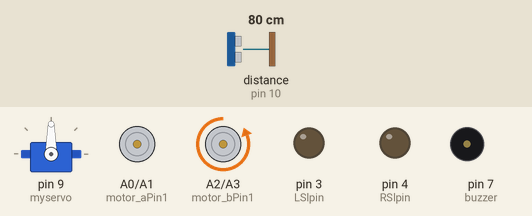
Simulated run of this sketch. Board: Arduino Uno, built with avr-gcc and run on an emulated ATmega328P. Shown: servo, motor-driver pin pairs drawn as motors (green arrow = first pin HIGH = forward, orange = second pin HIGH = backward, longer = more drive, scaled by the enable pin), output pins drawn as LEDs (lit = HIGH), buzzer (waves = sounding, pin HIGH). Inputs (shaded band) come from the test bench; at power-on: distance to the obstacle (sensor on pin 10) 80 cm. The echo pulse lasts 58.3 µs per cm; what the sketch prints to the serial monitor is not drawn.

Above: at 1.4 s.
1.5 s: distance to the obstacle (sensor on pin 10) set to 48 cm
4.5 s: distance to the obstacle (sensor on pin 10) set to 38 cm
At 5.7 s:
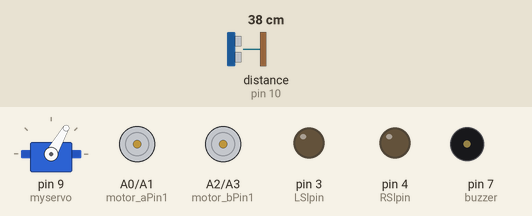
7.5 s: distance to the obstacle (sensor on pin 10) set to 60 cm
At 10.2 s:
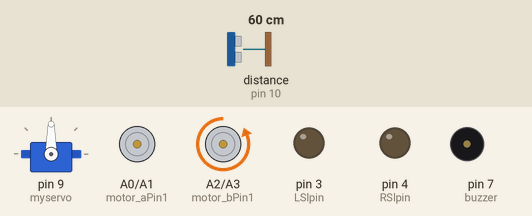
10.5 s: distance to the obstacle (sensor on pin 10) set to 2 cm
At 12.8 s:
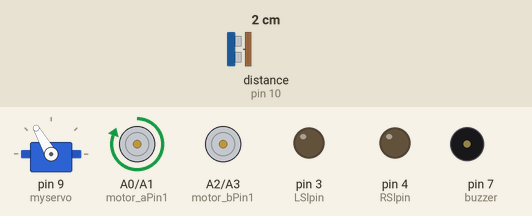
13.5 s: distance to the obstacle (sensor on pin 10) set to 13 cm
16.5 s: distance to the obstacle (sensor on pin 10) set to 16 cm
At 19.2 s:
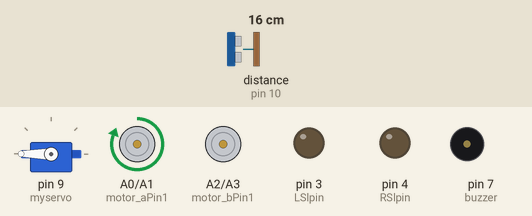
Timing chart, 0 to 20.5 s (numbered marks = the images above; inputs shaded):
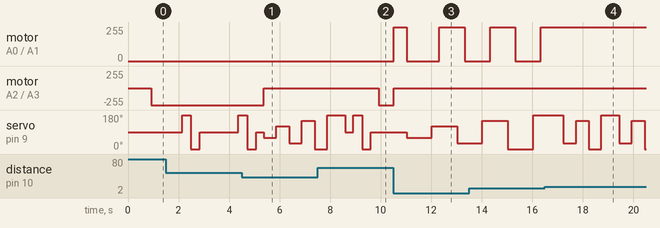

The sketch:

Project.9.0.11.ino
```cpp
#include <NewPing.h>
#include <Servo.h>

Servo myservo;


#define TRIGGER_PIN 11
#define ECHO_PIN 10
#define MAX_DISTANCE 1000

NewPing sonar(TRIGGER_PIN, ECHO_PIN, MAX_DISTANCE);

#define motor_aPin1 A0
#define motor_aPin2 A1
#define motor_bPin1 A2
#define motor_bPin2 A3
#define motor_aEnable 5
#define motor_bEnable 6
#define OB_range 30

int LSlpin = 3;
int RSlpin = 4;
const int buzzer = 7;
int Blpin = 5;
int Hlpin = 6;

int i=0, pos = 0,current_distance=0;
int range0=0, range30=0, range60=0, range85=0,range90=0,range95=0, range120=0, range150=0, range180=0 ;
unsigned long previous_millis = 0;
char serialData;

void setup()
{
 Serial.begin(9600);
 myservo.attach(9);


pinMode(motor_aPin1,OUTPUT);
 pinMode(motor_aPin2,OUTPUT);
 pinMode(motor_bPin1,OUTPUT);
 pinMode(motor_bPin2,OUTPUT);
 pinMode(motor_aEnable,OUTPUT);
 pinMode(motor_bEnable,OUTPUT);
analogWrite(motor_aEnable,200);
analogWrite(motor_bEnable,200);


pinMode(buzzer, OUTPUT);
pinMode(LSlpin,OUTPUT);
pinMode(RSlpin,OUTPUT);
pinMode(Blpin,OUTPUT);
pinMode(Hlpin,OUTPUT);


}

void brake()
{
 digitalWrite(motor_aPin1,LOW);
 digitalWrite(motor_aPin2,LOW);
 digitalWrite(motor_bPin1,LOW);
 digitalWrite(motor_bPin2,LOW);
 digitalWrite(LSlpin,LOW);
 digitalWrite(RSlpin,LOW);
 digitalWrite(Blpin,HIGH);
 digitalWrite(Hlpin,LOW);

}

void forward()
{
 digitalWrite(motor_aPin1,LOW);
 digitalWrite(motor_aPin2,HIGH);
 digitalWrite(motor_bPin1,LOW);
 digitalWrite(motor_bPin2,HIGH);
  digitalWrite(LSlpin,LOW);
 digitalWrite(RSlpin,LOW);
 digitalWrite(Blpin,LOW);
 digitalWrite(Hlpin,HIGH);

}

void forward_right()
{
 digitalWrite(motor_aPin1,LOW);
 digitalWrite(motor_aPin2,HIGH);
 digitalWrite(motor_bPin1,HIGH);
 digitalWrite(motor_bPin2,LOW);
  digitalWrite(LSlpin, LOW);
 digitalWrite(RSlpin,HIGH);
 digitalWrite(Blpin,LOW);
 digitalWrite(Hlpin,LOW);

}

void forward_left()
{
 digitalWrite(motor_aPin1,HIGH);
 digitalWrite(motor_aPin2,LOW);
 digitalWrite(motor_bPin1,LOW);
 digitalWrite(motor_bPin2,HIGH);
  digitalWrite(LSlpin,HIGH);
 digitalWrite(RSlpin,LOW);
 digitalWrite(Blpin,LOW);
 digitalWrite(Hlpin,LOW);

}

void backward()
{
 digitalWrite(motor_aPin1,HIGH);
 digitalWrite(motor_aPin2,LOW);
 digitalWrite(motor_bPin1,HIGH);
 digitalWrite(motor_bPin2,LOW);
  digitalWrite(LSlpin,LOW);
 digitalWrite(RSlpin,LOW);
 digitalWrite(Blpin,HIGH);
 digitalWrite(Hlpin,LOW);

}

void backward_right()
{
 digitalWrite(motor_aPin1,LOW);
 digitalWrite(motor_aPin2,LOW);
 digitalWrite(motor_bPin1,HIGH);
 digitalWrite(motor_bPin2,LOW);

}
void backward_left()
{
 digitalWrite(motor_aPin1,HIGH);
 digitalWrite(motor_aPin2,LOW);
 digitalWrite(motor_bPin1,LOW);
 digitalWrite(motor_bPin2,LOW);

}

void left()
{
 digitalWrite(motor_aPin1,LOW);
 digitalWrite(motor_aPin2,HIGH);
 digitalWrite(motor_bPin1,HIGH);
 digitalWrite(motor_bPin2,LOW);
  digitalWrite(LSlpin,HIGH);
 digitalWrite(RSlpin,LOW);
 digitalWrite(Blpin,LOW);
 digitalWrite(Hlpin,LOW);

}

void right()
{
 digitalWrite(motor_aPin1,HIGH);
 digitalWrite(motor_aPin2,LOW);
 digitalWrite(motor_bPin1,LOW);
 digitalWrite(motor_bPin2,HIGH);
  digitalWrite(LSlpin,LOW);
 digitalWrite(RSlpin, HIGH);
 digitalWrite(Blpin,LOW);
 digitalWrite(Hlpin,LOW);

}

//i will describe it on presentation ........

int range(int pos)
{
 myservo.write(pos);
 delay(300);
 current_distance = sonar.ping_cm();
 if(current_distance==0)
 current_distance=100;
 if(current_distance > 0 && current_distance < 15){
 Serial.print("Brack");
 if(pos==90){
 backward();
 delay(500);}
 if(pos < 90){
 backward_right();
 delay(500);}
 if(pos > 90){
 backward_left();
 delay(500);}
 return current_distance;
 }
}

void loop()

{


Automatic: brake();
 delay(300);

while(1){

 if(Serial.available()>0)
 serialData=Serial.read();
 if(serialData=='M')
 goto Manual;


 above: range90=0;

 range90=range(90);
 delay(10);


 while(range90 >= OB_range ){

 if(millis()-previous_millis>2000){
 previous_millis=millis();
 range(180);
 delay(50);
 range(0);
 delay(50);}

 range90=range(90);
 analogWrite(motor_aEnable,150);
 analogWrite(motor_bEnable,150);

 forward(); Serial.print("Forward");


 if(Serial.available()>0)
 serialData=Serial.read();
 if(serialData=='M')
 goto Manual;
 }
 brake();


 if(range90 <OB_range)
 {
 analogWrite(motor_aEnable,100);
 analogWrite(motor_bEnable,100);
 brake();
 range60=0;
 range60=range(60);
 delay(200);
 range120=0;
 range120=range(120);
 delay(200);
 if(Serial.available()>0)
 serialData=Serial.read();
 if(serialData=='M')
 goto Manual;

 if(range60 >OB_range || range120 >OB_range )
 {

 if(range60 >= range120){
 forward_right();Serial.print("Turning Right");
 delay(50);goto above;}

 else if(range60 < range120){
 forward_left();Serial.print("Turning Left");
 delay(50);goto above;}
 }


 if(range60 <OB_range && range120 <OB_range)
 {
above1: range30=0;
 range30=range(30);
 delay(200);
 range150=0;
 range150=range(150);
 delay(200);
 if(Serial.available()>0)
 serialData=Serial.read();
 if(serialData=='M')
 goto Manual;

 if(range30 >OB_range || range150 >OB_range )
 {

 if(range30 >= range150){
 right();Serial.print("Turning Right");
 delay(100);goto above;}

 else if(range30 < range150){
 left();Serial.print("Turning Left");
 delay(100);goto above;}
 }
 if(range30 <OB_range && range150 <OB_range)
 {
 range0=0;
 range0=range(0);
 delay(200);
 range180=0;
 range180=range(180);
 delay(200);
 if(Serial.available()>0)
 serialData=Serial.read();
 if(serialData=='M')
 goto Manual;

 if(range0 >OB_range || range180 >OB_range )
 {

 if(range0 >= range180){
 backward_right();Serial.print("Turning Right");
 delay(200);goto above;}

 else if(range0 < range180){
 backward_left();Serial.print("Turning Left");
 delay(200);goto above;}
 }
 if(range0 <OB_range && range180 <OB_range)
 {
 backward();Serial.print("Brack");
 delay(200);
 goto above1;
 }
 }
 }
 }
 }

Manual: brake();
 delay(300);


 while(1){
 if(Serial.available()>0)
 serialData=Serial.read();
 if(serialData=='A')
 goto Automatic;

 if(serialData=='F')
 forward();
 if(serialData=='B')
 backward();
 if(serialData=='S')
 brake();
 if(serialData=='L')
 left();
 if(serialData=='R')
 right();
 }
}
```

Measured:
- the behaviour switches between 44 and 43 cm on distance to the obstacle (sensor on pin 10) (found by bisection; images 0 and 1)
- the behaviour switches between 14 and 15 cm on distance to the obstacle (sensor on pin 10) (found by bisection; images 3 and 4)
- after the input at 4.5 s, motor on A2 (motor_bPin1) / A3 (motor_bPin2): backward 255/255 → stopped after 0.87 s
- after the input at 7.5 s, motor on A0 (motor_aPin1) / A1 (motor_aPin2): stays stopped (without the input it goes to forward 255/255 after 0.89 s); motor on A2 (motor_bPin1) / A3 (motor_bPin2): stopped → backward 255/255 after 2.4 s
- after the input at 10.5 s, motor on A0 (motor_aPin1) / A1 (motor_aPin2): stopped → forward 255/255 at once, → stopped 0.50 s later, → forward 255/255 1.3 s later, → stopped 1.0 s later; motor on A2 (motor_bPin1) / A3 (motor_bPin2): backward 255/255 → stopped at once
- after the input at 16.5 s, motor on A0 (motor_aPin1) / A1 (motor_aPin2): stays forward 255/255 (without the input it goes to stopped after 1.0 s)
